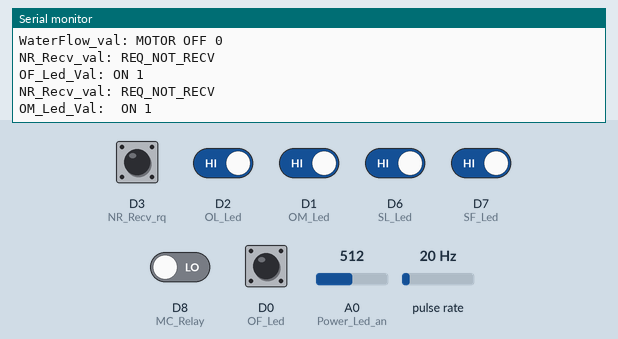
Simulated run of this sketch. Board: ESP8266 (NodeMCU). On the bench: the last lines printed to the serial monitor. Wiring (inferred from the names in the program): pulse sensor: data D4. The inputs (shaded band) are chosen by the test bench; at power-on: D0 (OF_Led), D1 (OM_Led), D2 (OL_Led), D3 (NR_Recv_rq), D6 (SL_Led), D7 (SF_Led) HIGH, D8 (MC_Relay) LOW, A0 (Power_Led_an) = 512, pulse rate 20 Hz. WiFi joins after 1.5 s; servers stay silent unless stated.

Above: at 2.7 s.
2.8 s: A0 (Power_Led_an) set to 440
At 4.3 s:
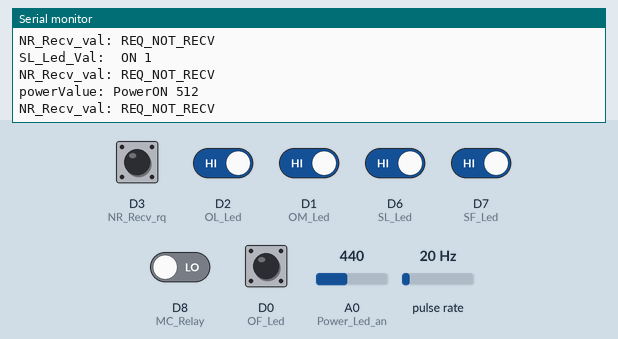
4.6 s: D3 (NR_Recv_rq) pulled LOW for 1 s
At 4.69 s:
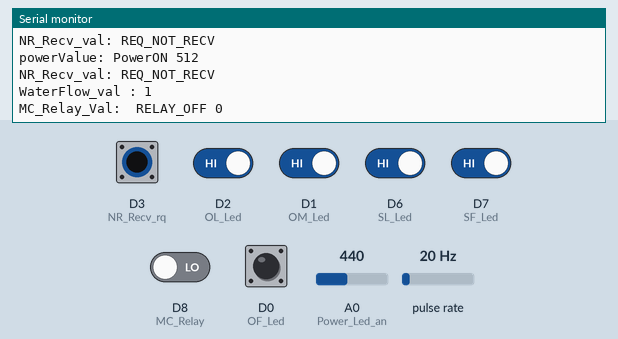
7.1 s: D2 (OL_Led) driven LOW
At 8.79 s:
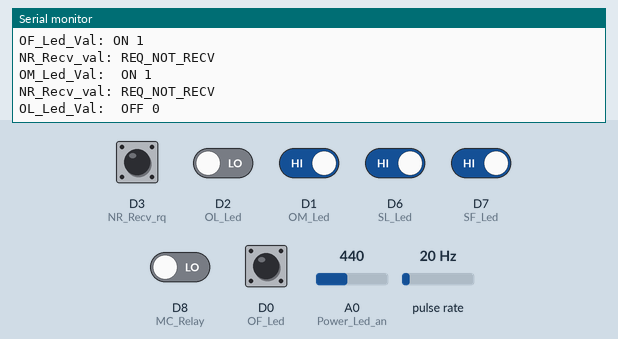
13.0 s: D1 (OM_Led) driven LOW
At 14.3 s:
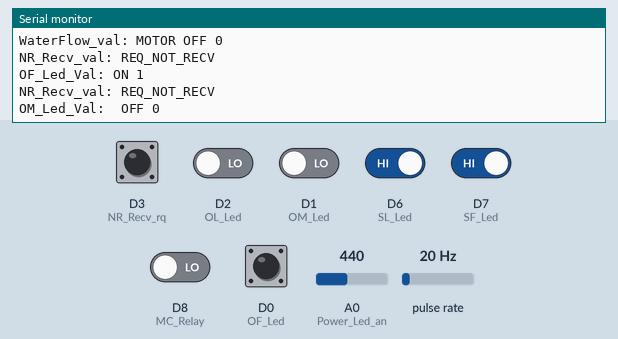
18.5 s: D6 (SL_Led) driven LOW
At 21.0 s:
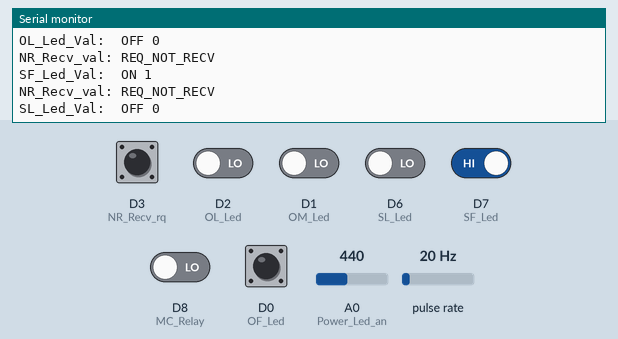
25.2 s: D7 (SF_Led) driven LOW
At 29.41 s:
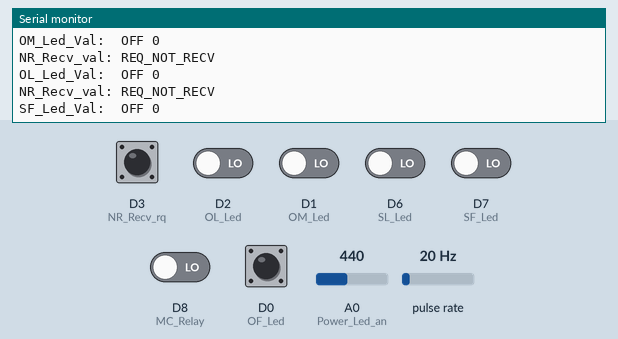

The sketch:

Node_MCU_WLC.ino
```cpp
#include <Arduino.h>
#if defined(ESP32)
  #include <WiFi.h>
#elif defined(ESP8266)
  #include <ESP8266WiFi.h>
#endif
#include <Firebase_ESP_Client.h>


//Provide the token generation process info.
#include "addons/TokenHelper.h"
//Provide the RTDB payload printing info and other helper functions.
#include "addons/RTDBHelper.h"

// Insert your network credentials
#define WIFI_SSID "Jio-Yesh"
#define WIFI_PASSWORD "Hanu@123"

// Insert Firebase project API Key
#define API_KEY "AIzaSyAFKTHx10wCs8Lm2MSISzZjmFCuJJe98aw"

// Insert RTDB URLefine the RTDB URL */
#define DATABASE_URL "water-level-controller-257a1-default-rtdb.firebaseio.com"

#define RELAY_ON  1
#define RELAY_OFF 0

#define REQ_RECV 0
#define REQ_NOT_RECV 1

#define FLOWING 0
#define NOT_FLOWING 1


#define Max_Wait_count 50 // 'x'(around 15 sec for value 4) sec wait after motor on and report dry pump error

//Define Firebase Data object
FirebaseData fbdo;

FirebaseAuth auth;
FirebaseConfig config;

//unsigned long sendDataPrevMillis = 0;
//int count = 0;
bool signupOK = false;

int Power_Led_an = A0;   // select the input pin for the potentiometer
int powerValue = 0;  // variable to store the value coming from the sensor

uint8_t OF_Led = D0;
uint8_t OM_Led = D1;
uint8_t OL_Led = D2;

uint8_t NR_Recv_rq= D3;
uint8_t  WaterFlow_st= D4;

uint8_t MC_Relay = D8;

uint8_t SF_Led = D7;
uint8_t SL_Led = D6;
//uint8_t NSK_Trigger_st = D8;

uint8_t Water_Flow_Wait_count = 0;

int MC_Relay_Val = 0;
int OF_Led_Val = 0;
int OM_Led_Val = 0;
int OL_Led_Val = 0;
int SF_Led_Val = 0;
int SL_Led_Val = 0;

int NR_Recv_val = 0;
int WaterFlow_val = 0;
int NSK_Trigger_val = 0;

unsigned long previousMillis = 0;
unsigned long interval = 10000;//10sec

void ICACHE_RAM_ATTR isr1()
{
    WaterFlow_val   = FLOWING;
    //Serial.println(" IN Water ISR2 ...............");
}
void ICACHE_RAM_ATTR isr2()
{
    NR_Recv_val   = REQ_RECV;
    //Serial.println(" IN NR REQ ISR1 ...............");
}
void init_wifi()
{
  WiFi.begin(WIFI_SSID, WIFI_PASSWORD);
  Serial.print("Connecting to Wi-Fi");
  while (WiFi.status() != WL_CONNECTED){
    Serial.print(".");
    delay(300);
  }
  Serial.println();
  Serial.print("Connected with IP: ");
  Serial.println(WiFi.localIP());
  Serial.println();

  WiFi.setAutoReconnect(true);
  WiFi.persistent(true);
}
void setup(){
  Serial.begin(115200);

  pinMode(WaterFlow_st, INPUT_PULLUP);
  attachInterrupt(WaterFlow_st, isr1, FALLING);
  pinMode(NR_Recv_rq, INPUT_PULLUP);
  attachInterrupt(NR_Recv_rq, isr2, FALLING);
  pinMode(MC_Relay, INPUT);

  //pinMode(NSK_Trigger_st, INPUT);
  pinMode(OF_Led, INPUT);
  pinMode(OM_Led, INPUT);
  pinMode(OL_Led, INPUT);
  pinMode(SF_Led, INPUT);
  pinMode(SL_Led, INPUT);

  init_wifi();
  /* Assign the api key (required) */
  config.api_key = API_KEY;

  /* Assign the RTDB URL (required) */
  config.database_url = DATABASE_URL;

  /* Sign up */
  if (Firebase.signUp(&config, &auth, "", "")){
    Serial.println("ok");
    signupOK = true;
  }
  else{
    Serial.printf("%s\n", config.signer.signupError.message.c_str());
  }

  /* Assign the callback function for the long running token generation task */
  config.token_status_callback = tokenStatusCallback; //see addons/TokenHelper.h

  Firebase.begin(&config, &auth);
  Firebase.reconnectWiFi(true);
}
void OF_VAL_UPLOAD()
{
  if(OF_Led_Val == 0)
    {    if (Firebase.RTDB.setInt(&fbdo, "IOT_Control_4Load_mod/OF",0))
    {
       Serial.print("OF_Led_Val: OFF ");
       Serial.println(OF_Led_Val);
    }
    else
    {
      Serial.println("Failed OF REASON: " + fbdo.errorReason());
    } }else if(OF_Led_Val == 1)
    {    if (Firebase.RTDB.setInt(&fbdo, "IOT_Control_4Load_mod/OF",1))
    {
       Serial.print("OF_Led_Val: ON ");
       Serial.println(OF_Led_Val);
    }
    else
    {
      Serial.println("Failed OF REASON: " + fbdo.errorReason());
    } }else{}
}

void OM_VAL_UPLOAD()
{
  if(OM_Led_Val == 0)
    {    if (Firebase.RTDB.setInt(&fbdo, "IOT_Control_4Load_mod/OM",0))
    {
       Serial.print("OM_Led_Val:  OFF ");
       Serial.println(OM_Led_Val);
    }
    else
    {
      Serial.println("Failed OM REASON: " + fbdo.errorReason());
    } }else if(OM_Led_Val == 1)
    {    if (Firebase.RTDB.setInt(&fbdo, "IOT_Control_4Load_mod/OM",1))
    {
       Serial.print("OM_Led_Val:  ON ");
       Serial.println(OM_Led_Val);
    }
    else
    {
      Serial.println("Failed OM REASON: " + fbdo.errorReason());
    } }else{}
}

void OL_VAL_UPLOAD()
{
  if(OL_Led_Val == 0)
    {        if (Firebase.RTDB.setInt(&fbdo, "IOT_Control_4Load_mod/OL",0))
    {
       Serial.print("OL_Led_Val:  OFF ");
       Serial.println(OL_Led_Val);
    }
    else
    {
      Serial.println("Failed OL REASON: " + fbdo.errorReason());
    } }else if(OL_Led_Val == 1)
    {        if (Firebase.RTDB.setInt(&fbdo, "IOT_Control_4Load_mod/OL",1))
    {
       Serial.print("OL_Led_Val:  ON ");
       Serial.println(OL_Led_Val);
    }
    else
    {
      Serial.println("Failed OL REASON: " + fbdo.errorReason());
    } }else{}
}

void SF_VAL_UPLOAD()
{
  if(SF_Led_Val == 0)
    {        if (Firebase.RTDB.setInt(&fbdo, "IOT_Control_4Load_mod/SF",0))
    {
       Serial.print("SF_Led_Val:  OFF ");
       Serial.println(SF_Led_Val);
    }
    else
    {
      Serial.println("Failed SF REASON: " + fbdo.errorReason());
    }}else if(SF_Led_Val == 1)
    {        if (Firebase.RTDB.setInt(&fbdo, "IOT_Control_4Load_mod/SF",1))
    {
       Serial.print("SF_Led_Val:  ON ");
       Serial.println(SF_Led_Val);
    }
    else
    {
      Serial.println("Failed SF REASON: " + fbdo.errorReason());
    } }else{}
}
void SL_VAL_UPLOAD()
{
  if(SL_Led_Val == 0)
    {
      if (Firebase.RTDB.setInt(&fbdo, "IOT_Control_4Load_mod/SL",0))
      {
        Serial.print("SL_Led_Val:  OFF ");
        Serial.println(SL_Led_Val);
      }
      else
      {
        Serial.println("Failed SL REASON: " + fbdo.errorReason());
      }
    }
    else if(SL_Led_Val == 1)
    {
      if (Firebase.RTDB.setInt(&fbdo, "IOT_Control_4Load_mod/SL",1))
      {
        Serial.print("SL_Led_Val:  ON ");
        Serial.println(SL_Led_Val);
      }
      else
      {
        Serial.println("Failed SL REASON: " + fbdo.errorReason());
      }
    }else{}
}
void MC_NR_VAL_UPLOAD()
{
  if(MC_Relay_Val == RELAY_ON)
    {
      Water_Flow_Wait_count++;
      //if(relay_prev_state == RELAY_OFF)
      {
        //MC = 1
        if (Firebase.RTDB.setInt(&fbdo, "IOT_Control_4Load_mod/MC",1))
        {
          Serial.print("MC_Relay_Val:  RELAY_ON ");
          Serial.println(MC_Relay_Val);
        }
        else
        {
          Serial.println("Failed MC REASON: " + fbdo.errorReason());
        }
        //relay_prev_state = RELAY_ON;
      }
    }
    else
    {
      //MC = 0
      //if(relay_prev_state == RELAY_ON)
      Water_Flow_Wait_count = 0;
      {
        if (Firebase.RTDB.setInt(&fbdo, "IOT_Control_4Load_mod/MC",0))
        {
          Serial.print("MC_Relay_Val:  RELAY_OFF ");
          Serial.println(MC_Relay_Val);
        }
        else
        {
          Serial.println("Failed MC REASON: " + fbdo.errorReason());
        }
       // relay_prev_state = RELAY_OFF;
      }
    }
}
void POWER_VAL_UPLOAD()
{
  if(powerValue > 450)
  {
    if (Firebase.RTDB.setInt(&fbdo, "IOT_Control_4Load_mod/PO",1))
    {
      Serial.print("powerValue: PowerON ");
      Serial.println(powerValue);
    }
    else
    {
      Serial.println("Failed SL REASON: " + fbdo.errorReason());
    }
  }
  else
  {
    if (Firebase.RTDB.setInt(&fbdo, "IOT_Control_4Load_mod/PO",0))
    {
      Serial.print("powerValue: PowerOFF ");
      Serial.println(powerValue);
    }
    else
    {
      Serial.println("Failed SL REASON: " + fbdo.errorReason());
    }
  }
}
void NR_RECV_VAL_UPLOAD()
{
  NR_Recv_val   = digitalRead(NR_Recv_rq);
  if(NR_Recv_val == REQ_RECV)
  {
    // if (Firebase.RTDB.setInt(&fbdo, "IOT_Control_4Load_mod/MC",2))
    // {
    //   Serial.println("MC = 2: REQ_RECV");
    // }
    // else
    // {
    //   Serial.println("Failed SL REASON: " + fbdo.errorReason());
    // }
    if (Firebase.RTDB.setInt(&fbdo, "IOT_Control_4Load_mod/NQ",1))
    {
      Serial.println("NR_Recv_val: REQ_RECV");
    }
    else
    {
      Serial.println("Failed SL REASON: " + fbdo.errorReason());
    }
  }
  else if(NR_Recv_val == REQ_NOT_RECV)
  {
    if (Firebase.RTDB.setInt(&fbdo, "IOT_Control_4Load_mod/NQ",0))
    {
      Serial.println("NR_Recv_val: REQ_NOT_RECV");
    }
    else
    {
      Serial.println("Failed SL REASON: " + fbdo.errorReason());
    }
  }else{}
}
void WATER_FLOW_VAL_UPLOAD()
{
  //Below code for MC_relay->D5->input_pullup, but need to be careful with h/w damage if enabled
  if(MC_Relay_Val == RELAY_ON)
  {
    Serial.print("Max_Wait_count: ");
    Serial.println(Max_Wait_count);

    if(Water_Flow_Wait_count < Max_Wait_count)
    {
      if(WaterFlow_val == FLOWING)
      {
        Water_Flow_Wait_count = 0;
        if (Firebase.RTDB.setInt(&fbdo, "IOT_Control_4Load_mod/WF",1))
        {
          Serial.print("WaterFlow_val: FLOWING ");
          Serial.println(WaterFlow_val);
        }
        else
        {
          Serial.println("Failed SL REASON: " + fbdo.errorReason());
        }
      }
      else if(WaterFlow_val == NOT_FLOWING)
      {
        if (Firebase.RTDB.setInt(&fbdo, "IOT_Control_4Load_mod/WF",2))
        {
          Serial.print("WaterFlow_val: NOT_FLOWING ");
          Serial.println(WaterFlow_val);
        }
        else
        {
          Serial.println("Failed SL REASON: " + fbdo.errorReason());
        }
      }else{}
    }
    else if(Water_Flow_Wait_count >= Max_Wait_count)
    {
      if (Firebase.RTDB.setInt(&fbdo, "IOT_Control_4Load_mod/WF",3))
        {
          Serial.print("WaterFlow_val: Dry Pump ");
          Serial.println(WaterFlow_val);
        }
        else
        {
          Serial.println("Failed SL REASON: " + fbdo.errorReason());
        }
    }
  }
  else if(MC_Relay_Val == RELAY_OFF)
  {
    if (Firebase.RTDB.setInt(&fbdo, "IOT_Control_4Load_mod/WF",0))
    {
      Serial.print("WaterFlow_val: MOTOR OFF ");
      Serial.println(WaterFlow_val);
    }
    else
    {
      Serial.println("Failed SL REASON: " + fbdo.errorReason());
    }
  }
}
/*void NSK_TRIGGER_VAL_UPLOAD()
{
  if(NSK_Trigger_val == TRIGGERRED)
  {
    if (Firebase.RTDB.setInt(&fbdo, "IOT_Control_4Load_mod/NT",1))
    {
      Serial.print("NSK_Trigger_val:TRIGGERRED ");
      Serial.println(NSK_Trigger_val);
    }
    else
    {
      Serial.println("Failed SL REASON: " + fbdo.errorReason());
    }
  }
  else if(NSK_Trigger_val == NOT_TRIGGERRED)
  {
    if (Firebase.RTDB.setInt(&fbdo, "IOT_Control_4Load_mod/NT",0))
    {
      Serial.print("NSK_Trigger_val:NOT_TRIGGERRED ");
      Serial.println(NSK_Trigger_val);
    }
    else
    {
      Serial.println("Failed SL REASON: " + fbdo.errorReason());
    }
  }else{}
}*/
void loop()
{
  unsigned long currentMillis = millis();

  MC_Relay_Val = digitalRead(MC_Relay);

  OF_Led_Val   = digitalRead(OF_Led);
  OM_Led_Val   = digitalRead(OM_Led);
  OL_Led_Val   = digitalRead(OL_Led);

  SF_Led_Val   = digitalRead(SF_Led);
  SL_Led_Val   = digitalRead(SL_Led);

  WaterFlow_val   = digitalRead(WaterFlow_st);
  //NSK_Trigger_val   = digitalRead(NSK_Trigger_st);
  Serial.print("WaterFlow_val : "); Serial.println(WaterFlow_val);
  // read the value from the sensor:
  powerValue = analogRead(Power_Led_an);
//#if 0
  if (Firebase.ready() && signupOK )
  {
      MC_NR_VAL_UPLOAD();
      NR_RECV_VAL_UPLOAD();

      WATER_FLOW_VAL_UPLOAD();
      NR_RECV_VAL_UPLOAD();

      OF_VAL_UPLOAD();
      NR_RECV_VAL_UPLOAD();

      OM_VAL_UPLOAD();
      NR_RECV_VAL_UPLOAD();

      OL_VAL_UPLOAD();
      NR_RECV_VAL_UPLOAD();

      SF_VAL_UPLOAD();
      NR_RECV_VAL_UPLOAD();

      SL_VAL_UPLOAD();
      NR_RECV_VAL_UPLOAD();

      POWER_VAL_UPLOAD();
      NR_RECV_VAL_UPLOAD();
    // }

  }
//#endif
    // if WiFi is down, try reconnecting
    if ((WiFi.status() != WL_CONNECTED) && (currentMillis - previousMillis >=interval))
    {
      Serial.print(millis());
      Serial.println("Reconnecting to WiFi...");
      WiFi.disconnect();
      init_wifi();
      previousMillis = currentMillis;
    }
   delay(500);
}
```

Measured:
- after the input at 7.1 s, the serial monitor: prints a new line after 1.6 s (image 3)
- after the input at 13.0 s, the serial monitor: prints a new line after 1.2 s (image 4)
- after the input at 18.5 s, the serial monitor: prints a new line after 2.4 s (image 5)
- after the input at 25.2 s, the serial monitor: prints a new line after 4.1 s (image 6)
